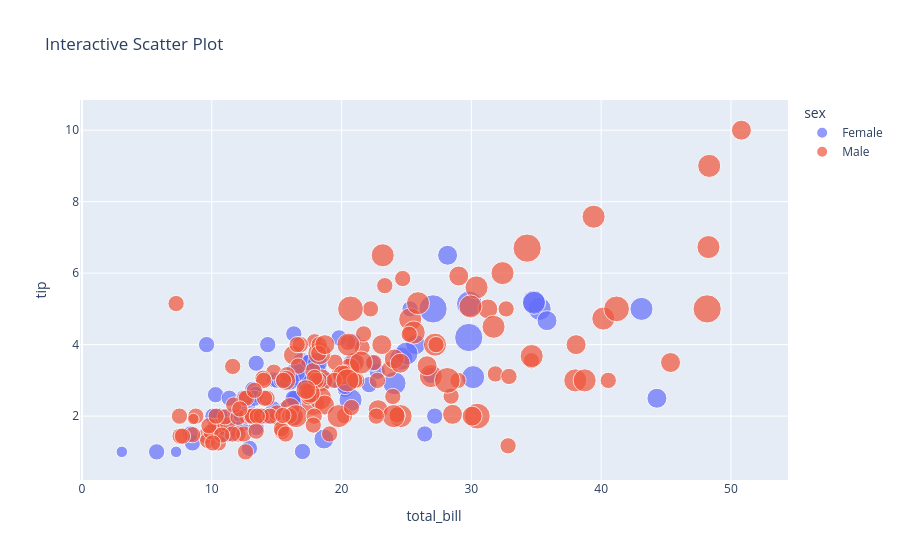

The notebook cell this image was saved under:
### Code cell
fig = px.scatter(
    tips,
    x="total_bill",
    y="tip",
    color="sex",
    size="size",
    hover_name="day",
    title="Interactive Scatter Plot"
)

fig.show()

### Figure 1 — Plotly figure (JSON) as saved in the notebook; plotly's stock layout.template omitted (floating-point values rounded to 4 significant figures; data arrays with more than 128 entries replaced by an {"elided": "..."} marker saying what was removed)
{"data": [{"hovertemplate": "<b>%{hovertext}</b><br><br>sex=Female<br>total_bill=%{x}<br>tip=%{y}<br>size=%{marker.size}<extra></extra>", "hovertext": ["Sun", "Sun", "Sun", "Sun", "Sun", "Sun", "Sat", "Sat", "Sat", "Sat", "Sat", "Sat", "Sun", "Sun", "Sat", "Sat", "Sat", "Sat", "Sat", "Sat", "Sat", "Thur", "Thur", "Fri", "Fri", "Fri", "Fri", "Fri", "Sat", "Sat", "Sat", "Sat", "Sat", "Sun", "Sun", "Thur", "Thur", "Thur", "Thur", "Thur", "Thur", "Thur", "Thur", "Thur", "Thur", "Thur", "Thur", "Thur", "Thur", "Thur", "Thur", "Thur", "Thur", "Thur", "Thur", "Thur", "Thur", "Sun", "Sun", "Sun", "Sun", "Sun", "Sat", "Sat", "Sun", "Sun", "Sun", "Thur", "Thur", "Thur", "Thur", "Thur", "Thur", "Thur", "Sat", "Sat", "Sat", "Sat", "Sat", "Fri", "Fri", "Fri", "Fri", "Sat", "Sat", "Sat", "Thur"], "legendgroup": "Female", "marker": {"color": "#636efa", "size": [2, 4, 4, 2, 3, 3, 2, 2, 2, 2, 4, 3, 2, 4, 2, 2, 1, 3, 2, 2, 2, 1, 4, 2, 2, 2, 2, 2, 3, 2, 2, 2, 1, 3, 2, 2, 2, 4, 2, 2, 6, 2, 2, 2, 2, 2, 2, 2, 2, 2, 2, 2, 6, 2, 2, 3, 2, 5, 4, 2, 3, 2, 2, 2, 2, 3, 3, 2, 4, 2, 2, 2, 2, 3, 2, 2, 3, 2, 4, 2, 3, 2, 2, 2, 3, 2, 2], "sizemode": "area", "sizeref": 0.015, "symbol": "circle"}, "mode": "markers", "name": "Female", "orientation": "v", "showlegend": true, "type": "scatter", "x": [16.99, 24.59, 35.26, 14.83, 10.33, 16.97, 20.29, 15.77, 19.65, 15.06, 20.69, 16.93, 10.29, 34.81, 26.41, 16.45, 3.07, 17.07, 26.86, 25.28, 14.73, 10.07, 34.83, 5.75, 16.32, 22.75, 11.35, 15.38, 44.3, 22.42, 20.92, 14.31, 7.25, 25.71, 17.31, 10.65, 12.43, 24.08, 13.42, 12.48, 29.8, 14.52, 11.38, 20.27, 11.17, 12.26, 18.26, 8.51, 10.33, 14.15, 13.16, 17.47, 27.05, 16.43, 8.35, 18.64, 11.87, 29.85, 25.0, 13.39, 16.21, 17.51, 10.59, 10.63, 9.6, 20.9, 18.15, 19.81, 43.11, 13.0, 12.74, 13.0, 16.4, 16.47, 12.76, 13.27, 28.17, 12.9, 30.14, 13.42, 15.98, 16.27, 10.09, 22.12, 35.83, 27.18, 18.78], "xaxis": "x", "y": [1.01, 3.61, 5.0, 3.02, 1.67, 3.5, 2.75, 2.23, 3.0, 3.0, 2.45, 3.07, 2.6, 5.2, 1.5, 2.47, 1.0, 3.0, 3.14, 5.0, 2.2, 1.83, 5.17, 1.0, 4.3, 3.25, 2.5, 3.0, 2.5, 3.48, 4.08, 4.0, 1.0, 4.0, 3.5, 1.5, 1.8, 2.92, 1.68, 2.52, 4.2, 2.0, 2.0, 2.83, 1.5, 2.0, 3.25, 1.25, 2.0, 2.0, 2.75, 3.5, 5.0, 2.3, 1.5, 1.36, 1.63, 5.14, 3.75, 2.61, 2.0, 3.0, 1.61, 2.0, 4.0, 3.5, 3.5, 4.19, 5.0, 2.0, 2.01, 2.0, 2.5, 3.23, 2.23, 2.5, 6.5, 1.1, 3.09, 3.48, 3.0, 2.5, 2.0, 2.88, 4.67, 2.0, 3.0], "yaxis": "y"}, {"hovertemplate": "<b>%{hovertext}</b><br><br>sex=Male<br>total_bill=%{x}<br>tip=%{y}<br>size=%{marker.size}<extra></extra>", "hovertext": {"elided": "157 str values"}, "legendgroup": "Male", "marker": {"color": "#EF553B", "size": {"elided": "157 int values"}, "sizemode": "area", "sizeref": 0.015, "symbol": "circle"}, "mode": "markers", "name": "Male", "orientation": "v", "showlegend": true, "type": "scatter", "x": {"elided": "157 float values"}, "xaxis": "x", "y": {"elided": "157 float values"}, "yaxis": "y"}], "layout": {"legend": {"itemsizing": "constant", "title": {"text": "sex"}, "tracegroupgap": 0}, "title": {"text": "Interactive Scatter Plot"}, "xaxis": {"anchor": "y", "domain": [0, 1], "title": {"text": "total_bill"}}, "yaxis": {"anchor": "x", "domain": [0, 1], "title": {"text": "tip"}}}}
